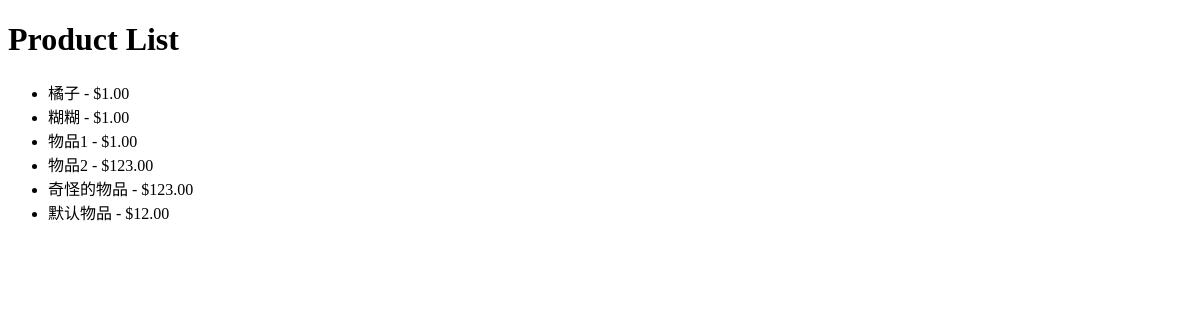
Before: /products/ with the older database file.
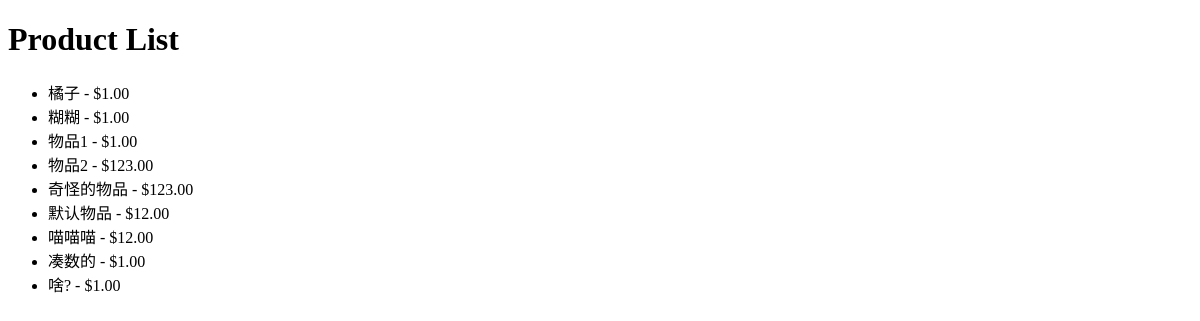
After: the same page with the newer database file.
### CommerceCore/models.py (models this page shows, shortened)
class Product(models.Model):
    product_id = models.AutoField(verbose_name="商品ID", primary_key=True)
    product_name = models.CharField(verbose_name="商品名称", max_length=100)
    image = models.ImageField(verbose_name="商品图片", upload_to='product_images/', default='avatars/default.png')
    click = models.IntegerField(verbose_name="点击量", default=0)
    unit = models.CharField(verbose_name="单位", max_length=20, default="个")
    description = models.TextField(verbose_name="商品描述", blank=True)
    details = models.TextField(verbose_name="商品详情", blank=True)
    price = models.DecimalField(verbose_name="价格", max_digits=10, decimal_places=2)
    stock_quantity = models.IntegerField(verbose_name="库存数量")
    category = models.ForeignKey(Category, verbose_name="类别", on_delete=models.CASCADE,related_name="products")
    listing_date = models.DateTimeField(verbose_name="上架时间", auto_now_add=True)
    suggest = models.BooleanField(verbose_name="推荐", default=False)
    score = models.IntegerField(verbose_name="评分", default=0)
    sales = models.IntegerField(verbose_name="销量", default=0)
    rating_count = models.IntegerField(verbose_name="评分人数", default=0)

### CommerceCore/views.py (the view)
# urls.py: path('products/', views.product_list, name='product_list'),
def product_list(request):
    products = Product.objects.all()
    return render(request, 'product_list.html', {'products': products})

### CommerceCore/templates/product_list.html (shortened to what this page needs)
<!DOCTYPE html>
<html lang="en">
<head>
</head>
<body>
    <h1>Product List</h1>
    <ul>
        {% for product in products %}
            <li>{{ product.product_name }} - ${{ product.price }}</li>
        {% endfor %}
    </ul>
</body>
</html>

Changed rows visible on the page:
added Product: product_name "喵喵喵", price "12.00"
added Product: product_name "凑数的", price "1.00"
added Product: product_name "啥?", price "1.00"
